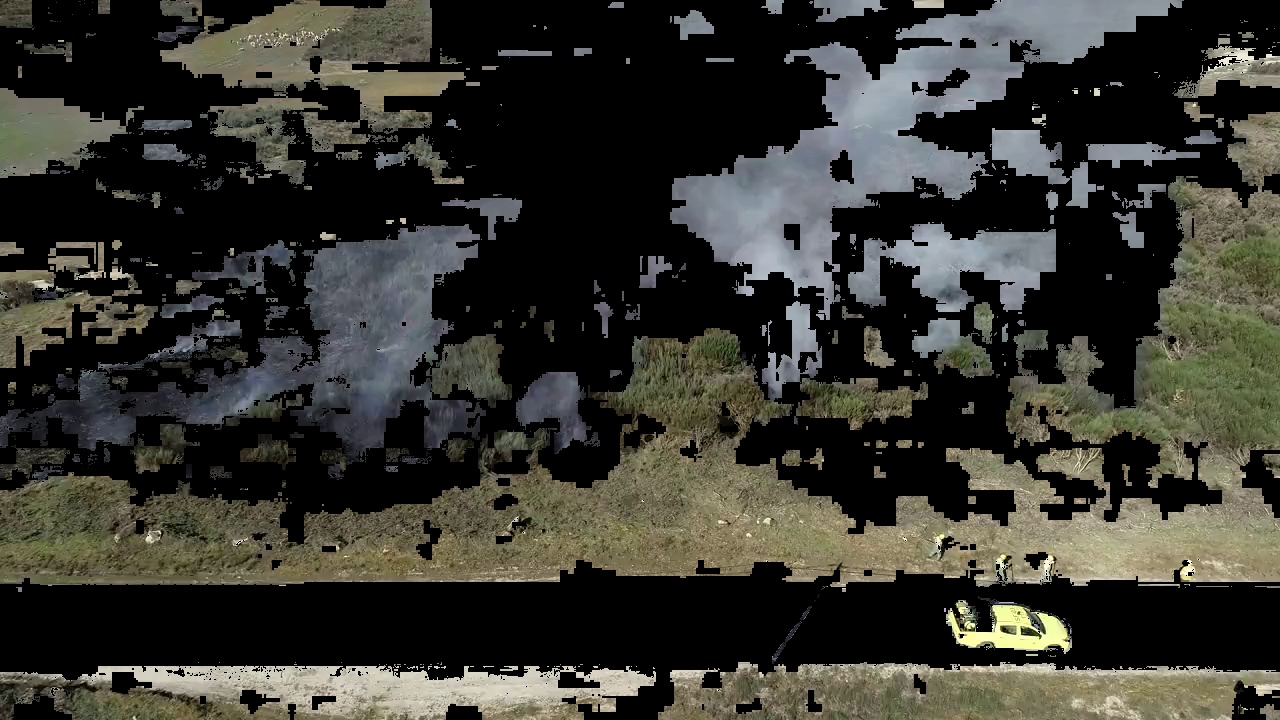
#> input picture most_g4/bg.jpg, 1280 x 720 px
$ python -i segmentation_demo.py   (imports and definitions only)
#> lines starting #> are read from the running program, lines starting #| are printed output that depends on the picture; after the words box and inside, x2 and y2 are one past the last pixel; in counts of white or black regions, pixels touching at a corner belong together
import cv2
import numpy as np


def nothing(x):
    pass


def analizeVideo(file):
#> called with file = '../../most_g4/bg.jpg'
    img_original = cv2.imread(file, cv2.IMREAD_COLOR)
#> img_original is the input picture: shape (720, 1280, 3); mean B, G, R 48.2, 54.8, 55.3
    cv2.namedWindow('image', cv2.WINDOW_NORMAL)
    # create trackbars for color change
    cv2.createTrackbar('H', 'image', 0, 360, nothing)
#> slider 'H' is set to 100
    cv2.createTrackbar('S', 'image', 0, 360, nothing)
#> slider 'S' is set to 100
    cv2.createTrackbar('V', 'image', 0, 360, nothing)
#> slider 'V' is set to 100

    # create switch for ON/OFF functionality
    switch = '0 : OFF \n1 : ON'
    cv2.createTrackbar(switch, 'image', 0, 1, nothing)
#> slider '0 : OFF \n1 : ON' is set to 1

    hsv = cv2.cvtColor(img_original, cv2.COLOR_BGR2HSV)
#> hsv: shape (720, 1280, 3); mean H, S, V 31.6, 53.5, 57.8

    img = img_original
    cv2.setTrackbarPos('H', 'image', 0)
    cv2.setTrackbarPos('S', 'image', 74)
    cv2.setTrackbarPos('V', 'image', 217)

    while 1:
        cv2.imshow('image', img)

        # get current positions of four trackbars
        h = cv2.getTrackbarPos('H', 'image')
        s = cv2.getTrackbarPos('S', 'image')
        v = cv2.getTrackbarPos('V', 'image')
        sw = cv2.getTrackbarPos(switch, 'image')

        value = np.array([h, s, v])
        stuff = np.array([360, 360, 360])
        if sw == 0:
            img = img_original
        else:
            aux = cv2.inRange(hsv, value, stuff)
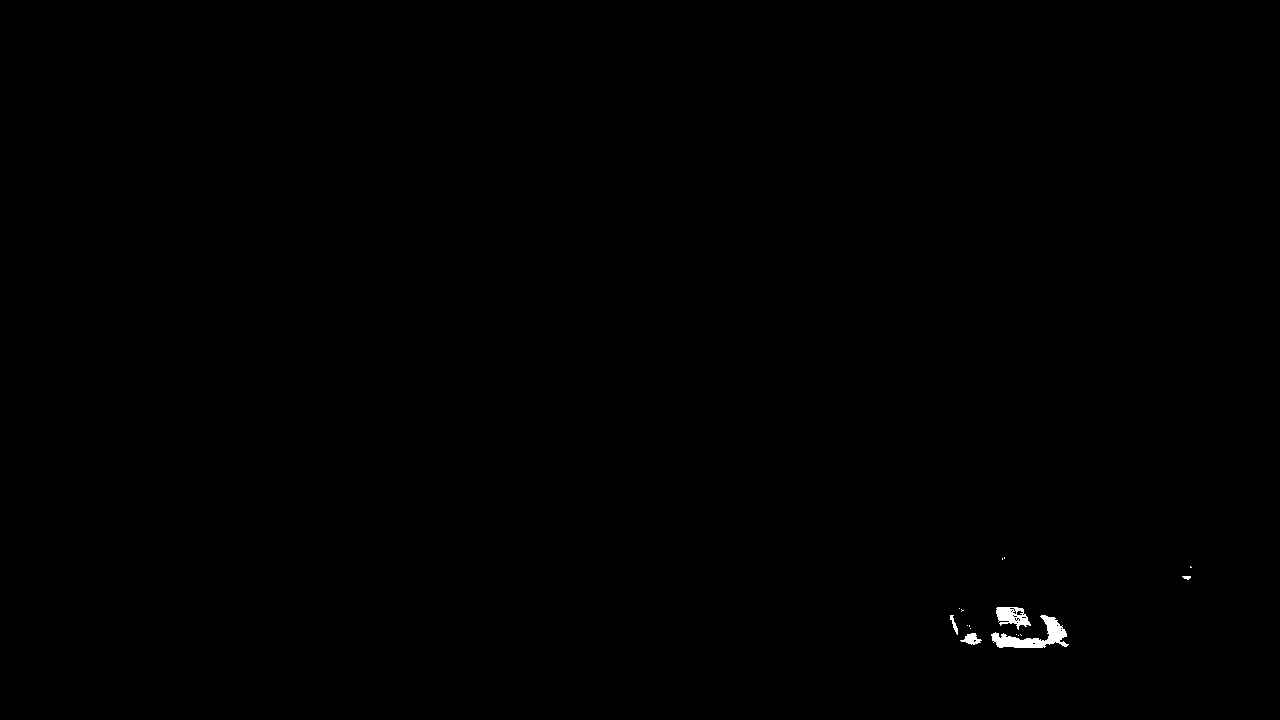
#> aux: shape (720, 1280); 0.18% white; 16 white regions (11 under 20 px), largest, box (x1, y1, x2, y2) and area: (991, 615, 1069, 648) 989, (996, 607, 1031, 630) 458, (960, 633, 982, 645) 142, (950, 615, 958, 635) 62, (1182, 576, 1191, 580) 25
            img = cv2.bitwise_and(img_original, img_original, mask=aux)

        k = cv2.waitKey(5) & 0xFF
#> (key q is pressed here)
        if ord('s'):
            cv2.imwrite('fire_' + file, img)

        if k == 27:
            break

    cv2.destroyAllWindows()


def get_frame_from_video(vidname):
    cap = cv2.VideoCapture(vidname)
    count = 0

    while (cap.isOpened()):
        ret, frame = cap.read()
        cv2.imshow('frame', frame)

        if cv2.waitKey(1) == 13:
            filename = vidname[:-4]
            x = filename + "frame" + str(count)
            cv2.imwrite(x + ".jpg", frame)
            new_frame = x + ".jpg"
            count += 1
            analizeVideo(new_frame)

        if cv2.waitKey(1) & 0xFF == ord('q'):
            break

    cap.release()
    cv2.destroyAllWindows()


# [3 lines not run here, left out]

>>> result = analizeVideo('../../most_g4/bg.jpg')
